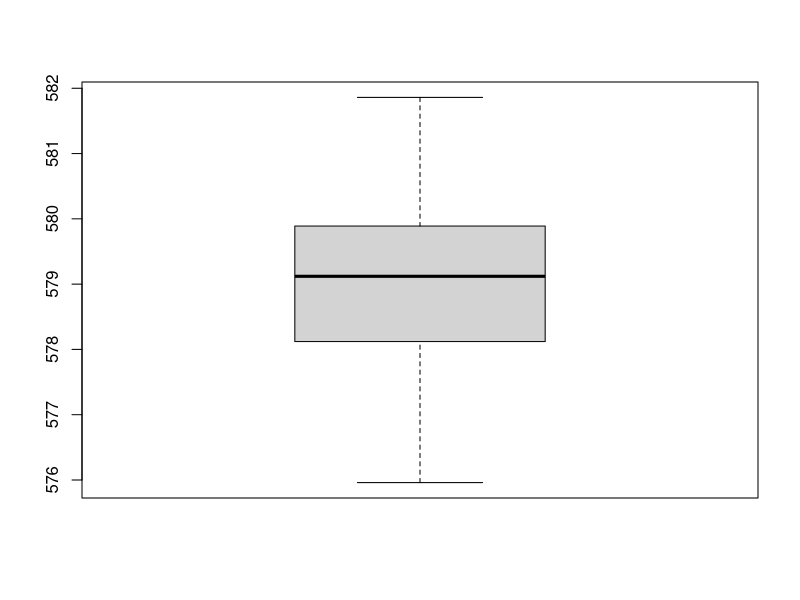
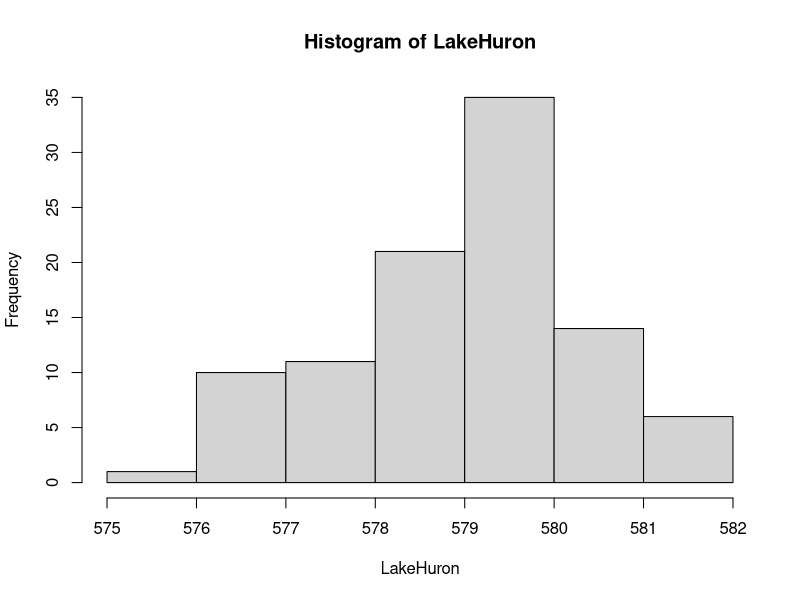
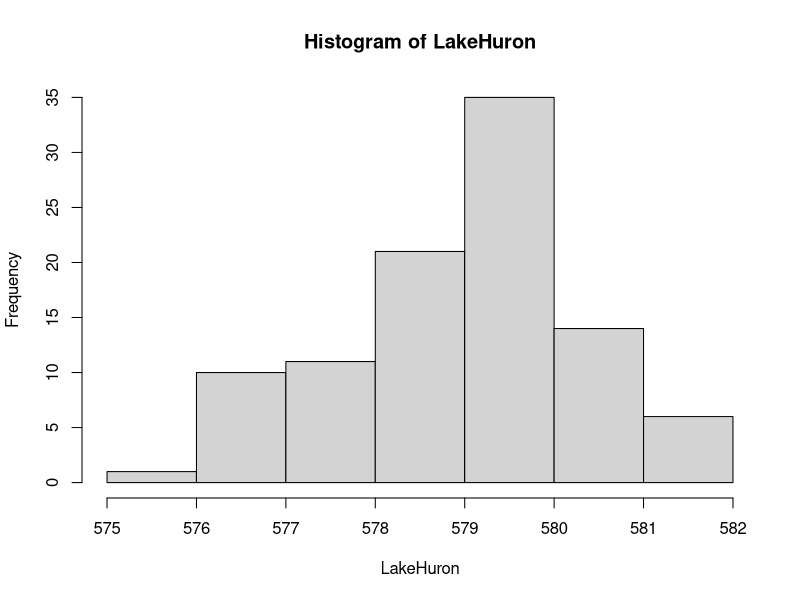

Here is the R script that generated these plots, in order: (Note: this script raises an error after producing the figures.)
# Dades de LakeHuron
# Diagrama de tija i fulles
stem(LakeHuron)

# boxplot
boxplot(LakeHuron)

# Per defecte
hist(LakeHuron)

# Amb 5 classes (no ho fa)
hist(LakeHuron, nclass=5)

# Histograma amb intervals desiguals (dona error)
hist(LakeHuron, breaks=c(576,577,578,579,580,582))

# Primer quartil
quantile(LakeHuron, 0.25)

# Percentils 20, 45, 89
quantile(LakeHuron, probs=c(0.2, 0.45, 0.89))

